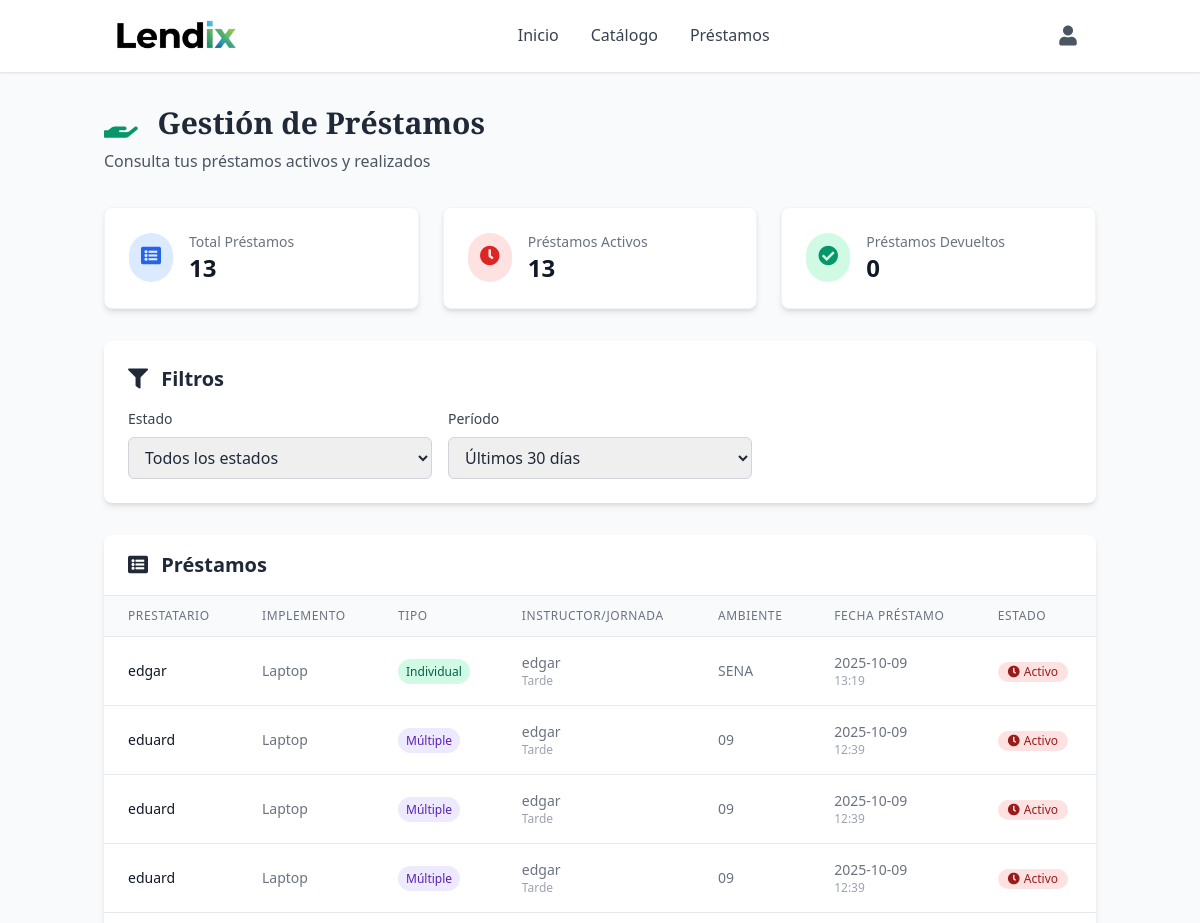
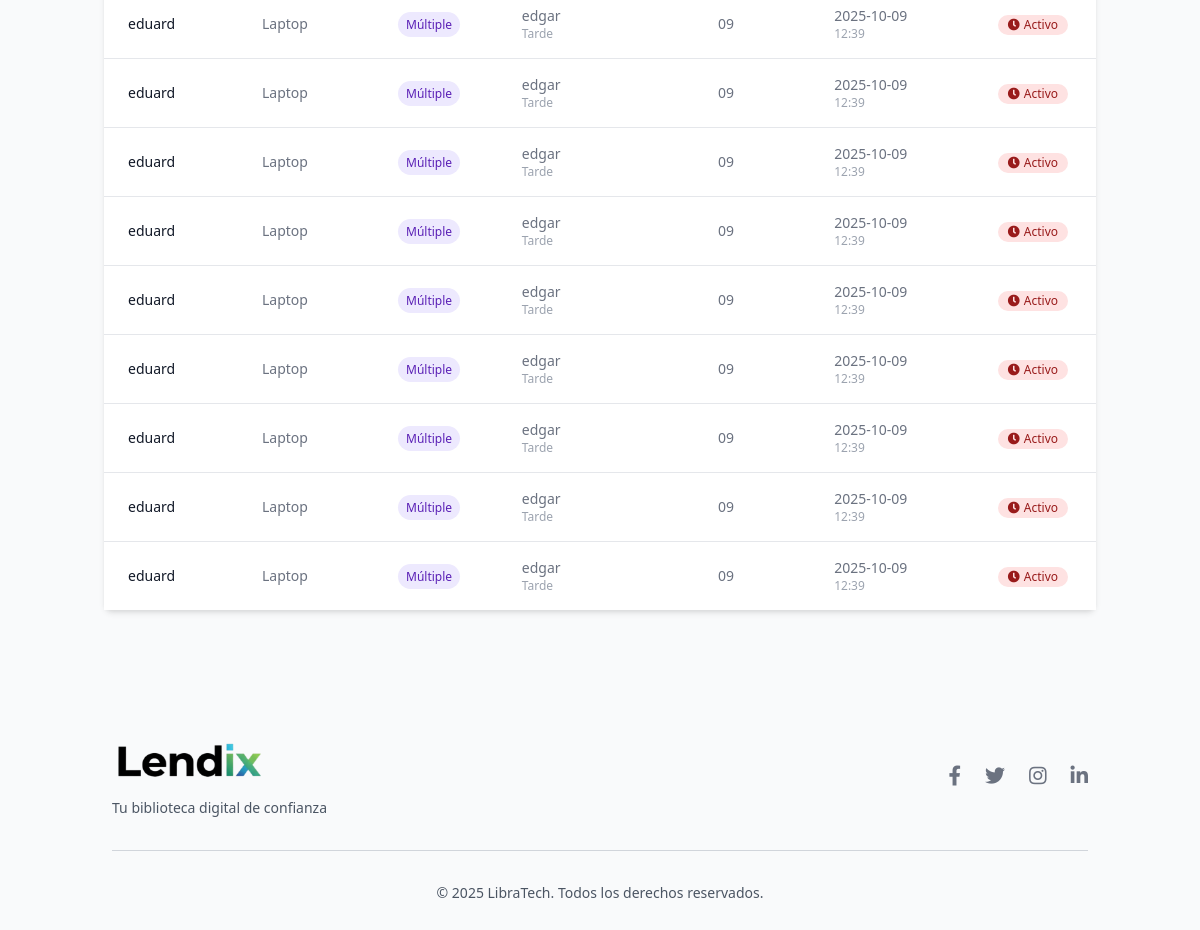
The page /prestamos/prestamos (signed in) on the database as committed earlier (2 pictures, top to bottom).
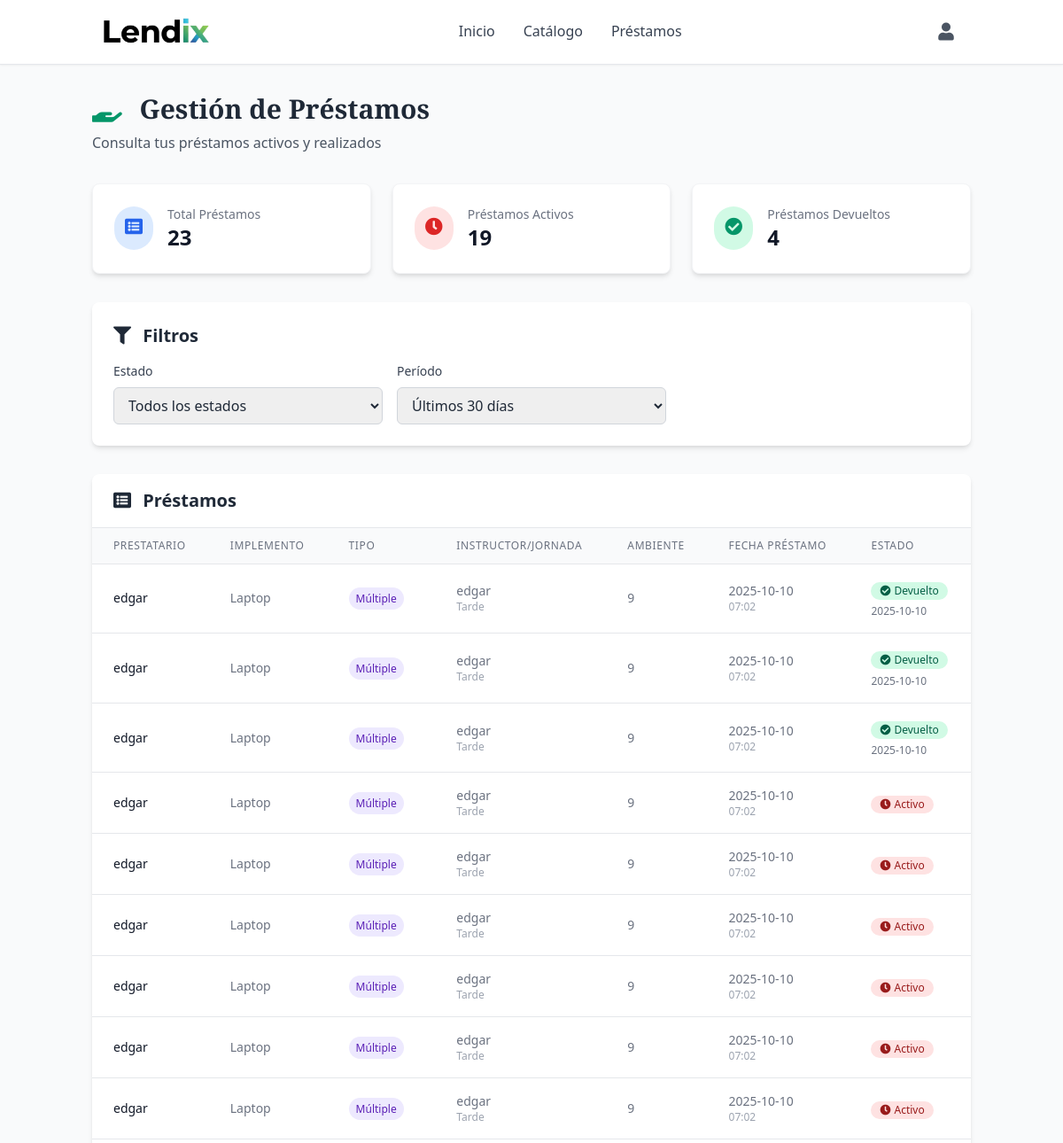
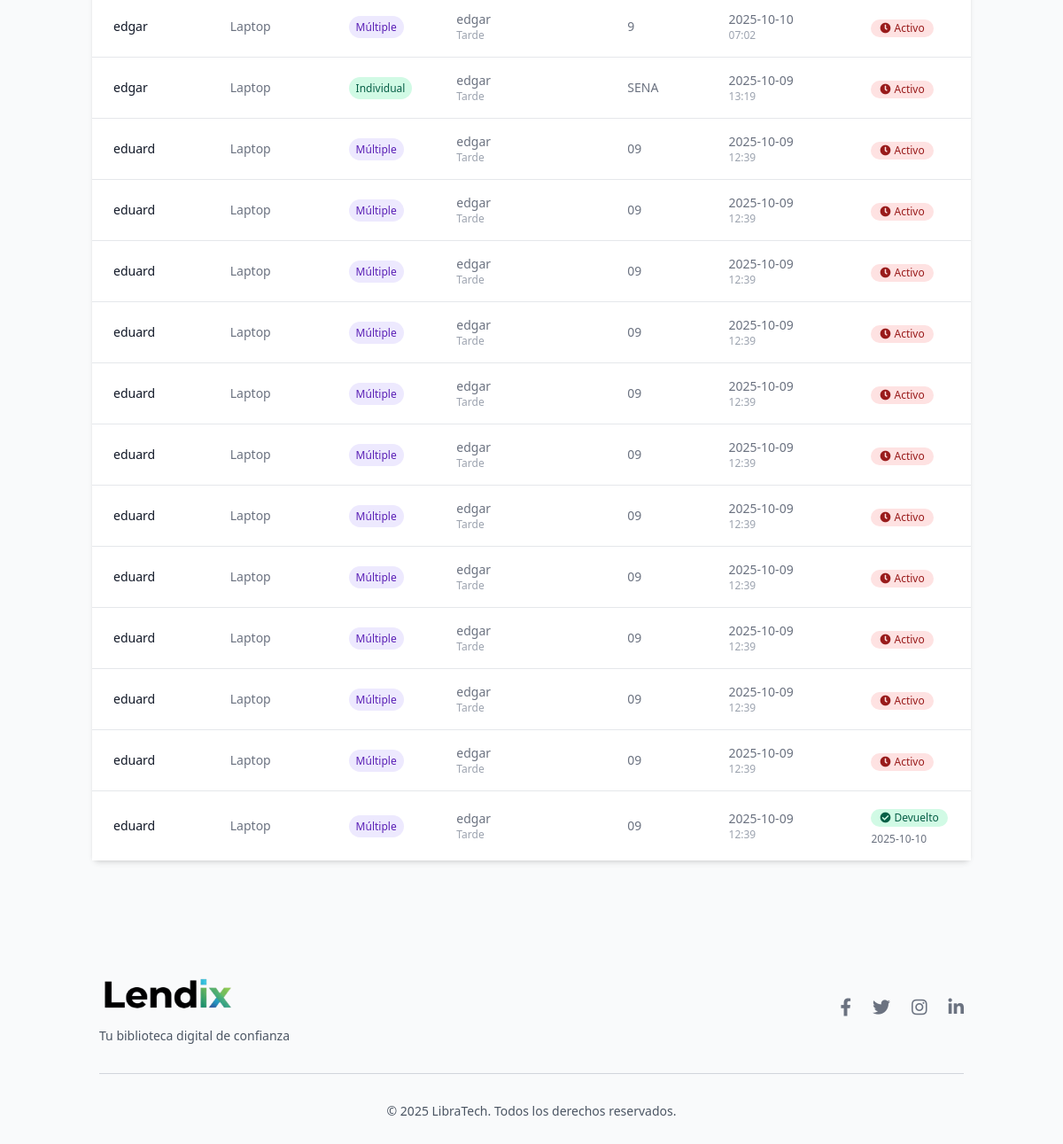
The same page on the database as committed later (2 pictures, top to bottom).
### tables this page shows
CREATE TABLE prestamos (
                id INTEGER PRIMARY KEY AUTOINCREMENT,
                fk_usuario INTEGER NOT NULL,
                fk_implemento INTEGER NOT NULL,
                tipo_prestamo TEXT NOT NULL CHECK(tipo_prestamo IN ('individual', 'multiple')),
                nombre_prestatario TEXT NOT NULL,
                ficha TEXT,
                ambiente TEXT,
                horario TEXT,
                fecha_prestamo TIMESTAMP DEFAULT CURRENT_TIMESTAMP,
                fecha_devolucion TIMESTAMP,
                novedad TEXT DEFAULT 'Ninguna',
                estado_implemento_devolucion TEXT CHECK(estado_implemento_devolucion IN ('Bueno', 'Desgaste notable', 'Dañado')),
                observaciones TEXT, instructor TEXT, jornada TEXT,
                FOREIGN KEY (fk_usuario) REFERENCES usuarios(id),
                FOREIGN KEY (fk_implemento) REFERENCES implementos(id)
            );

CREATE TABLE implementos (
                id INTEGER PRIMARY KEY AUTOINCREMENT,
                implemento TEXT NOT NULL,
                descripcion TEXT NOT NULL,
                disponibilidad INTEGER NOT NULL DEFAULT 0,
                categoria TEXT,
                imagen_url TEXT,
                estado TEXT DEFAULT 'Bueno' CHECK(estado IN ('Bueno', 'Desgaste notable', 'Dañado')),
                fecha_creacion TIMESTAMP DEFAULT CURRENT_TIMESTAMP,
                fecha_actualizacion TIMESTAMP DEFAULT CURRENT_TIMESTAMP
            );

### routes/prestamos.py (the view)
@prestamos_bp.route('/prestamos', methods=['GET'])
@login_required
def prestamos():
    conn = get_db_connection()
    try:
        filtro_estado = request.args.get('estado', 'todos')
        filtro_dias = int(request.args.get('dias', 30))
        query = '''
            SELECT p.*, u.nombre as usuario, i.implemento,
                   julianday('now') - julianday(p.fecha_prestamo) as dias_transcurridos
            FROM prestamos p
            JOIN usuarios u ON p.fk_usuario = u.id
            JOIN implementos i ON p.fk_implemento = i.id
            WHERE 1=1
        '''
        params = []
        if filtro_estado == 'activos':
            query += " AND p.fecha_devolucion IS NULL"
        elif filtro_estado == 'devueltos':
            query += " AND p.fecha_devolucion IS NOT NULL"
        if filtro_dias > 0:
            fecha_limite = (datetime.now() - timedelta(days=filtro_dias)).strftime("%Y-%m-%d")
            query += " AND DATE(p.fecha_prestamo) >= ?"
            params.append(fecha_limite)
        if session.get('rol') != 'admin':
            query += " AND p.fk_usuario = ?"
            params.append(session.get('user_id'))
        query += " ORDER BY p.fecha_prestamo DESC"
        prestamos_list = conn.execute(query, params).fetchall()
        stats = {
            'total_prestamos': len(prestamos_list),
            'prestamos_activos': len([p for p in prestamos_list if p['fecha_devolucion'] is None]),
            'prestamos_devueltos': len([p for p in prestamos_list if p['fecha_devolucion'] is not None])
        }
        conn.close()
        return render_template('views/prestamos.html',
                             prestamos=prestamos_list,
                             stats=stats,
                             filtro_estado=filtro_estado,
                             filtro_dias=filtro_dias)
    except Exception as e:
        flash(f'Error al cargar préstamos: {str(e)}', 'error')
        conn.close()
        return redirect(url_for('index'))

### templates/views/prestamos.html (shortened to what this page needs)
{% extends "base.html" %}
{% block content %}
<div class="container mx-auto px-4 py-8">
    <div class="max-w-7xl mx-auto">
        <div class="mb-8">
            <h1 class="text-3xl font-serif font-bold text-gray-800 mb-2">
                <i class="fas fa-hand-holding mr-3 text-green-600"></i>
                Gestión de Préstamos
            </h1>
            <p class="text-gray-600">
                {% if session.get('rol') == 'admin' %}
                    Administra préstamos, devoluciones y notificaciones del sistema
                {% else %}
                    Consulta tus préstamos activos y realizados
                {% endif %}
            </p>
        </div>
        <div class="grid grid-cols-1 md:grid-cols-3 gap-6 mb-8">
            <div class="bg-white p-6 rounded-lg shadow-md border border-gray-100">
                <div class="flex items-center">
                    <div class="p-3 rounded-full bg-blue-100 text-blue-600">
                        <i class="fas fa-list-alt text-xl"></i>
                    </div>
                    <div class="ml-4">
                        <p class="text-sm font-medium text-gray-500">Total Préstamos</p>
                        <p class="text-2xl font-semibold text-gray-900">{{ stats.total_prestamos }}</p>
                    </div>
                </div>
            </div>
            <div class="bg-white p-6 rounded-lg shadow-md border border-gray-100">
                <div class="flex items-center">
                    <div class="p-3 rounded-full bg-red-100 text-red-600">
                        <i class="fas fa-clock text-xl"></i>
                    </div>
                    <div class="ml-4">
                        <p class="text-sm font-medium text-gray-500">Préstamos Activos</p>
                        <p class="text-2xl font-semibold text-gray-900">{{ stats.prestamos_activos }}</p>
                    </div>
                </div>
            </div>
            <div class="bg-white p-6 rounded-lg shadow-md border border-gray-100">
                <div class="flex items-center">
                    <div class="p-3 rounded-full bg-green-100 text-green-600">
                        <i class="fas fa-check-circle text-xl"></i>
                    </div>
                    <div class="ml-4">
                        <p class="text-sm font-medium text-gray-500">Préstamos Devueltos</p>
                        <p class="text-2xl font-semibold text-gray-900">{{ stats.prestamos_devueltos }}</p>
                    </div>
                </div>
            </div>
        </div>
        <div class="bg-white rounded-lg shadow-md p-6 mb-8">
            <h2 class="text-xl font-semibold text-gray-800 mb-4">
                <i class="fas fa-filter mr-2 text-orange-600"></i>
                Filtros
            </h2>
            <form method="GET" action="{{ url_for('prestamos.prestamos') }}" class="grid grid-cols-1 md:grid-cols-3 gap-4">
                <div>
                    <label class="block text-sm font-medium text-gray-700 mb-2">Estado</label>
                    <select name="estado" class="w-full px-3 py-2 border border-gray-300 rounded-md focus:outline-none focus:ring-2 focus:ring-orange-500 focus:border-orange-500">
                        <option value="todos" {% if filtro_estado == 'todos' %}selected{% endif %}>Todos los estados</option>
                    </select>
                </div>
                <div>
                    <label class="block text-sm font-medium text-gray-700 mb-2">Período</label>
                    <select name="dias" class="w-full px-3 py-2 border border-gray-300 rounded-md focus:outline-none focus:ring-2 focus:ring-orange-500 focus:border-orange-500">
                        <option value="30" {% if filtro_dias == 30 %}selected{% endif %}>Últimos 30 días</option>
                    </select>
                </div>
                <div class="flex items-end">
                    <button type="submit" class="w-full bg-orange-600 text-white py-2 px-4 rounded-md hover:bg-orange-700 focus:outline-none focus:ring-2 focus:ring-orange-500 focus:ring-offset-2 transition duration-150">
                        <i class="fas fa-filter mr-2"></i>
                    </button>
                </div>
            </form>
        </div>
        <div class="bg-white rounded-lg shadow-md">
            <div class="px-6 py-4 border-b border-gray-200">
                <h2 class="text-xl font-semibold text-gray-800">
                    <i class="fas fa-list-alt mr-2 text-orange-600"></i>
                    Préstamos
                </h2>
            </div>
            {% if prestamos %}
                <div class="overflow-x-auto">
                    <table class="min-w-full divide-y divide-gray-200">
                        <thead class="bg-gray-50">
                            <tr>
                                <th class="px-6 py-3 text-left text-xs font-medium text-gray-500 uppercase tracking-wider">
                                    Prestatario
                                </th>
                                <th class="px-6 py-3 text-left text-xs font-medium text-gray-500 uppercase tracking-wider">
                                    Implemento
                                </th>
                                <th class="px-6 py-3 text-left text-xs font-medium text-gray-500 uppercase tracking-wider">
                                    Tipo
                                </th>
                                <th class="px-6 py-3 text-left text-xs font-medium text-gray-500 uppercase tracking-wider">
                                    Instructor/Jornada
                                </th>
                                <th class="px-6 py-3 text-left text-xs font-medium text-gray-500 uppercase tracking-wider">
                                    Ambiente
                                </th>
                                <th class="px-6 py-3 text-left text-xs font-medium text-gray-500 uppercase tracking-wider">
                                    Fecha Préstamo
                                </th>
                                <th class="px-6 py-3 text-left text-xs font-medium text-gray-500 uppercase tracking-wider">
                                    Estado
                                </th>
                            </tr>
                        </thead>
                        <tbody class="bg-white divide-y divide-gray-200">
                            {% for prestamo in prestamos %}
                            <tr class="hover:bg-gray-50">
                                <td class="px-6 py-4 whitespace-nowrap text-sm font-medium text-gray-900">
                                    {{ prestamo.nombre_prestatario }}
                                </td>
                                <td class="px-6 py-4 whitespace-nowrap text-sm text-gray-500">
                                    {{ prestamo.implemento }}
                                </td>
                                <td class="px-6 py-4 whitespace-nowrap text-sm text-gray-500">
                                    {% if prestamo.tipo_prestamo == 'individual' %}
                                        <span class="px-2 py-1 bg-green-100 text-green-800 text-xs rounded-full">
                                            Individual
                                        </span>
                                    {% else %}
                                        <span class="px-2 py-1 bg-purple-100 text-purple-800 text-xs rounded-full">
                                            Múltiple
                                        </span>
                                    {% endif %}
                                </td>
                                <td class="px-6 py-4 whitespace-nowrap text-sm text-gray-500">
                                    {% if prestamo.instructor %}
                                        <div>{{ prestamo.instructor }}</div>
                                        {% if prestamo.jornada %}
                                            <div class="text-xs text-gray-400">{{ prestamo.jornada }}</div>
                                        {% endif %}
                                    {% else %}
                                        <div>{{ prestamo.ficha or 'N/A' }}</div>
                                        {% if prestamo.horario %}
                                            <div class="text-xs text-gray-400">{{ prestamo.horario }}</div>
                                        {% endif %}
                                    {% endif %}
                                </td>
                                <td class="px-6 py-4 whitespace-nowrap text-sm text-gray-500">
                                    {{ prestamo.ambiente or 'N/A' }}
                                </td>
                                <td class="px-6 py-4 whitespace-nowrap text-sm text-gray-500">
                                    <div>{{ prestamo.fecha_prestamo[:10] }}</div>
                                    <div class="text-xs text-gray-400">{{ prestamo.fecha_prestamo[11:16] }}</div>
                                </td>
                                <td class="px-6 py-4 whitespace-nowrap">
                                    {% if prestamo.fecha_devolucion %}
                                        <span class="inline-flex items-center px-2.5 py-0.5 rounded-full text-xs font-medium bg-green-100 text-green-800">
                                            <i class="fas fa-check-circle mr-1"></i>
                                            Devuelto
                                        </span>
                                        <div class="text-xs text-gray-500 mt-1">{{ prestamo.fecha_devolucion[:10] }}</div>
                                    {% else %}
                                        <span class="inline-flex items-center px-2.5 py-0.5 rounded-full text-xs font-medium bg-red-100 text-red-800">
                                            <i class="fas fa-clock mr-1"></i>
                                            Activo
                                        </span>
                                    {% endif %}
                                </td>
                            </tr>
                            {% endfor %}
                        </tbody>
                    </table>
                </div>
            {% else %}
                <div class="text-center py-8">
                    <i class="fas fa-inbox text-4xl text-gray-400 mb-4"></i>
                    <p class="text-gray-500">No hay préstamos registrados.</p>
                </div>
            {% endif %}
        </div>
    </div>
</div>
{% endblock %}

Rows that differ between the two databases and show on the page:
added prestamos: nombre_prestatario "edgar", implemento "Laptop", tipo_prestamo "Múltiple", instructor "edgar", jornada "Tarde", ambiente "9", fecha_prestamo "2025-10-10", fecha_prestamo "07:02", fecha_devolucion "2025-10-10"
added prestamos: nombre_prestatario "edgar", implemento "Laptop", tipo_prestamo "Múltiple", instructor "edgar", jornada "Tarde", ambiente "9", fecha_prestamo "2025-10-10", fecha_prestamo "07:02", fecha_devolucion "2025-10-10"
added prestamos: nombre_prestatario "edgar", implemento "Laptop", tipo_prestamo "Múltiple", instructor "edgar", jornada "Tarde", ambiente "9", fecha_prestamo "2025-10-10", fecha_prestamo "07:02", fecha_devolucion "2025-10-10"
added prestamos: nombre_prestatario "edgar", implemento "Laptop", tipo_prestamo "Múltiple", instructor "edgar", jornada "Tarde", ambiente "9", fecha_prestamo "2025-10-10", fecha_prestamo "07:02", shows "Activo"
added prestamos: nombre_prestatario "edgar", implemento "Laptop", tipo_prestamo "Múltiple", instructor "edgar", jornada "Tarde", ambiente "9", fecha_prestamo "2025-10-10", fecha_prestamo "07:02", shows "Activo"
added prestamos: nombre_prestatario "edgar", implemento "Laptop", tipo_prestamo "Múltiple", instructor "edgar", jornada "Tarde", ambiente "9", fecha_prestamo "2025-10-10", fecha_prestamo "07:02", shows "Activo"
added prestamos: nombre_prestatario "edgar", implemento "Laptop", tipo_prestamo "Múltiple", instructor "edgar", jornada "Tarde", ambiente "9", fecha_prestamo "2025-10-10", fecha_prestamo "07:02", shows "Activo"
added prestamos: nombre_prestatario "edgar", implemento "Laptop", tipo_prestamo "Múltiple", instructor "edgar", jornada "Tarde", ambiente "9", fecha_prestamo "2025-10-10", fecha_prestamo "07:02", shows "Activo"
added prestamos: nombre_prestatario "edgar", implemento "Laptop", tipo_prestamo "Múltiple", instructor "edgar", jornada "Tarde", ambiente "9", fecha_prestamo "2025-10-10", fecha_prestamo "07:02", shows "Activo"
added prestamos: nombre_prestatario "edgar", implemento "Laptop", tipo_prestamo "Múltiple", instructor "edgar", jornada "Tarde", ambiente "9", fecha_prestamo "2025-10-10", fecha_prestamo "07:02", shows "Activo"
changed prestamos (number 23 of 23 on the later page): fecha_devolucion (not shown) → "2025-10-10"; no longer shows "Activo"
Other text that changed with them:
{{ stats.total_prestamos }}: "13" → "23"
{{ stats.prestamos_activos }}: "13" → "19"
{{ stats.prestamos_devueltos }}: "0" → "4"
